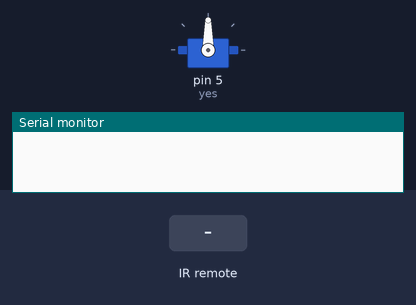
A sketch run on a simulated Arduino Uno, built with avr-gcc and run on an emulated ATmega328P. Parts: servo, the last lines printed to the serial monitor. The test bench sets the inputs (shaded band).

Above: at 1.2 s.
1.3 s: infrared code 0xFFA25D received
At 2.3 s:
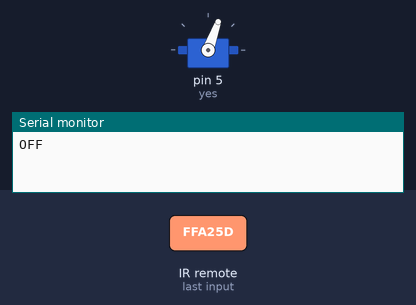
4.3 s: infrared code 0xFF629D received
At 4.6 s:
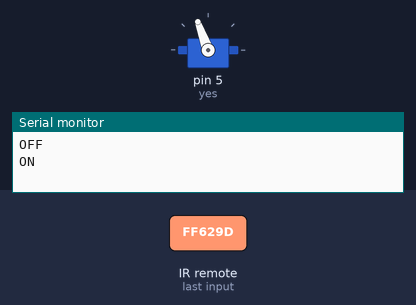
7.3 s: infrared code 0xFFFFFFFF received
At 9.6 s:
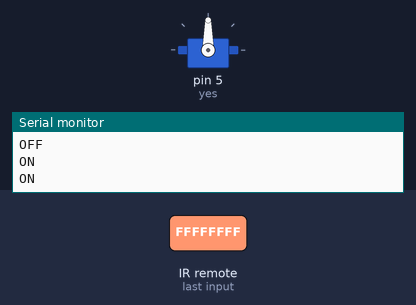
Timing chart, 0 to 11.1 s (numbered marks = the images above; inputs shaded):
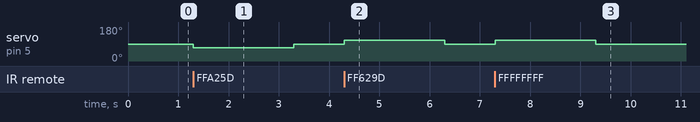

Measured:
- after the input at 1.3 s, servo on pin 5 (yes): 90° → 70° at once, → 90° 2.0 s later
- after the input at 4.3 s, servo on pin 5 (yes): 90° → 110° at once, → 90° 2.0 s later
- after the input at 7.3 s, servo on pin 5 (yes): 90° → 110° at once, → 90° 2.0 s later

The sketch:

Automated_LightV1.ino
```cpp
#include <IRremote.h>
#include <Servo.h>

const int RECV_PIN = 3;
IRrecv irrecv(RECV_PIN);
decode_results results;
unsigned long key_value = 0;
int yes = 5;

Servo servo1;

void setup(){
  Serial.begin(9600);
  irrecv.enableIRIn();
  irrecv.blink13(true);
  servo1.attach(yes);
}

void loop(){
  if (irrecv.decode(&results)){

        if (results.value == 0XFFFFFFFF)
          results.value = key_value;

        switch(results.value){
          case 0xFFA25D:
            Serial.println("OFF");
            servo1.write(70);
            delay(2000);
            servo1.write(90);
            break;
          case 0xFF629D:
            Serial.println("ON");
            servo1.write(110);
            delay(2000);
            servo1.write(90);
            break;
        }
        key_value = results.value;
        irrecv.resume();
  }
}
```
